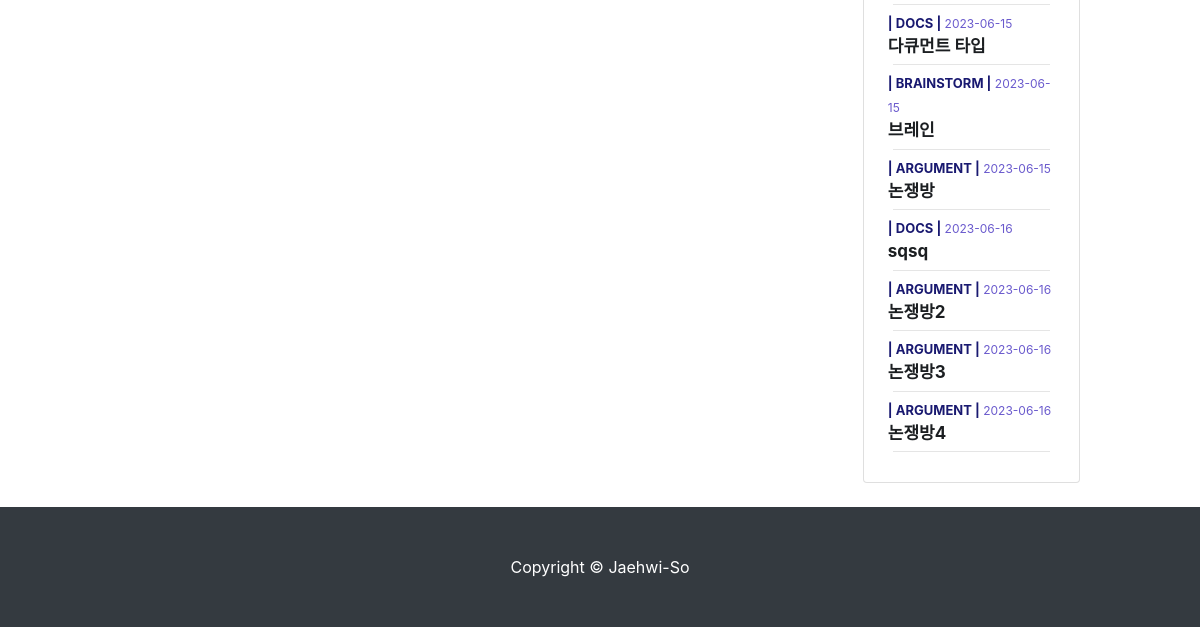
Page /brain/9/members/ (signed in, lower part) on the earlier database version.
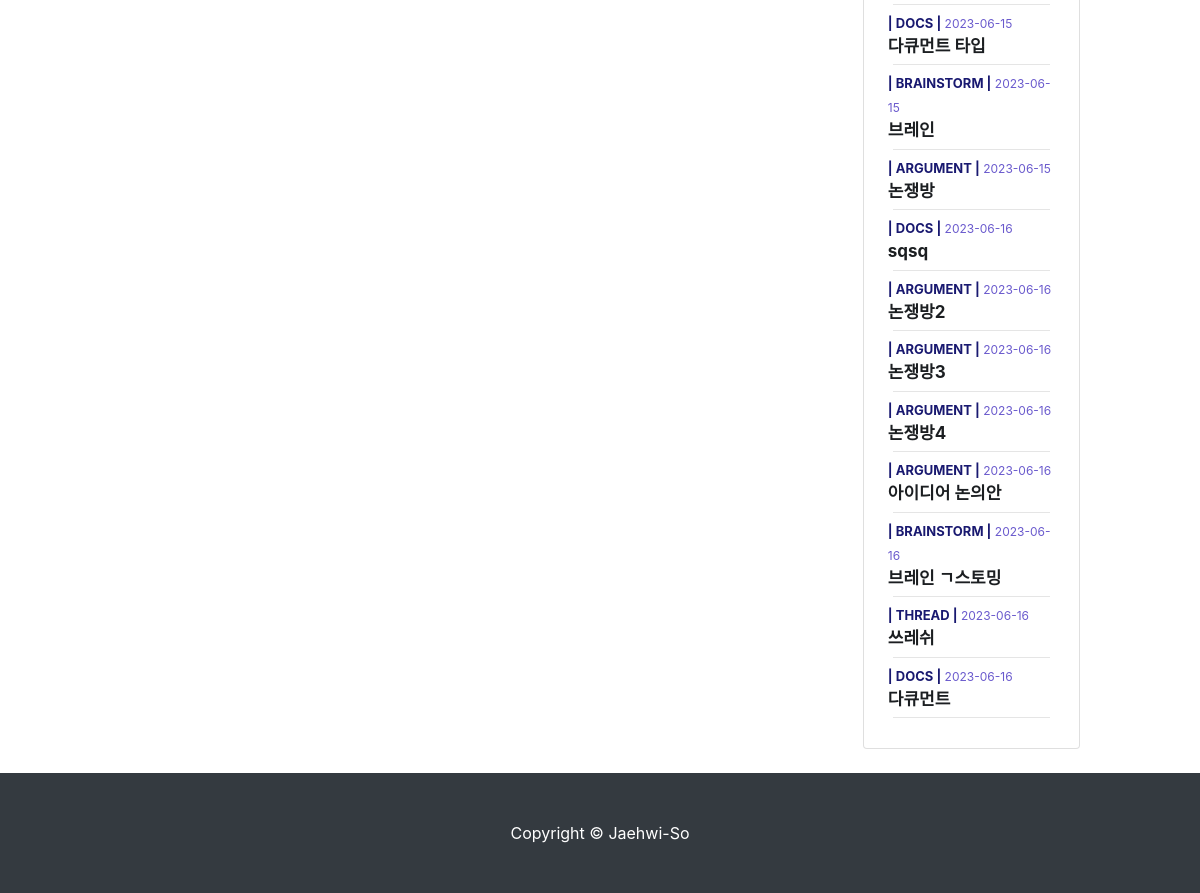
Same page on the later database version.
### brainservice/models.py (models this page shows, shortened)
class Channel(models.Model):
    ChannelType = models.TextChoices("ChannelType", "DOCS BRAINSTORM ARGUMENT THREAD")
    name = models.CharField(null=False, blank=False, max_length=50)
    disc = models.CharField(null=True, blank=True, max_length=200)
    type = models.CharField(null=False, blank=False, max_length=50, choices=ChannelType.choices)
    created_at = models.DateTimeField(auto_now_add=True)
    updated_at = models.DateTimeField(auto_now=True)
    team = models.ForeignKey(Team, null=False, on_delete=models.CASCADE)
    def get_absolute_url(self):
        return f'/brain/{self.team.pk}/channel/{self.pk}'
    def created_at_datetime(self):
        return self.created_at.strftime('%Y-%m-%d')

### brainservice/views.py (the view)
# urls.py: path('<int:team_pk>/members/', views.MemberInfo.as_view()),
class MemberInfo(IsTeamMemberRequiredMixin, TemplateView):
    template_name = 'brain/member_info.html'
    def get_context_data(self, **kwargs):
        context = super().get_context_data(**kwargs)
        team_pk = self.kwargs.get('team_pk')
        team = get_object_or_404(Team, pk=team_pk)
        channels = Channel.objects.filter(team=team_pk)
        members = team.users.all()
        context['team'] = team
        context['channels'] = channels
        context['members'] = members
        return context

### brainservice/auth.py (called while the page is built)
    def test_func(self):
        user = self.request.user
        team = get_object_or_404(Team, pk=self.kwargs['team_pk'])
        return team.users.filter(pk=user.pk).exists()

### brainservice/models.py (called while the page is built)
    def get_absolute_url(self):
        return f'/brain/{self.pk}/main'

### templates/brain/member_info.html (shortened to what this page needs)
{% extends 'brain/brain-base.html' %}
{% block main_brain_area %}
    {% load static %}
    <div class="col-md-9 col-lg-9">
    </div>
    {% include 'brain/sidebar.html' %}
{% endblock %}

### templates/brain/sidebar.html (shortened to what this page needs)
<div class="col-md-3 col-lg-3">
    <div class="card my-4" style="padding:2%">
        <div class="card-body">
            <div class="row">
                <div class="col-lg-12">
                    <ul class="list-unstyled mb-0" >
                        {% for channel in channels %}
                            <li>
                                <a href="{{ channel.get_absolute_url }}"
                                   style="color:slateblue; font-size:12px;">
                                    <b style="color:midnightblue;font-size:13px;">| {{ channel.type }} |</b>
                                    {{ channel.created_at_datetime }}<br>
                                    <b style="color:#1b1e21; font-size:17px;">{{ channel.name }}</b>
                                </a>
                                <hr style="margin:5px;">
                            </li>
                        {% endfor %}
                    </ul>
                </div>
            </div>
        </div>
    </div>
</div>

Differences in the rows shown:
added Channel: type "ARGUMENT", created_at_datetime "2023-06-16", name "아이디어 논의안"
added Channel: type "BRAINSTORM", created_at_datetime "2023-06-16", name "브레인 ㄱ스토밍"
added Channel: type "THREAD", created_at_datetime "2023-06-16", name "쓰레쉬"
added Channel: type "DOCS", created_at_datetime "2023-06-16", name "다큐먼트"
